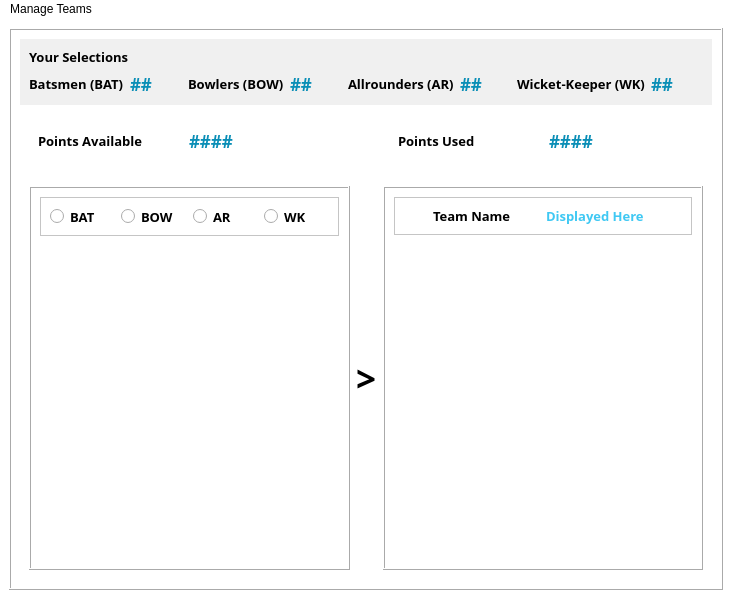
<?xml version="1.0" encoding="UTF-8"?>
<ui version="4.0">
 <class>MainWindow</class>
 <widget class="QMainWindow" name="MainWindow">
  <property name="geometry">
   <rect>
    <x>0</x>
    <y>0</y>
    <width>732</width>
    <height>599</height>
   </rect>
  </property>
  <property name="sizePolicy">
   <sizepolicy hsizetype="Fixed" vsizetype="Fixed">
    <horstretch>0</horstretch>
    <verstretch>0</verstretch>
   </sizepolicy>
  </property>
  <property name="windowTitle">
   <string>CricketFantasy</string>
  </property>
  <property name="styleSheet">
   <string notr="true">background-color: rgb(255, 255, 255);</string>
  </property>
  <widget class="QWidget" name="centralwidget">
   <layout class="QGridLayout" name="gridLayout">
    <item row="0" column="0">
     <widget class="QFrame" name="FRAME_MAIN">
      <property name="styleSheet">
       <string notr="true">background-color: rgb(255, 255, 255);</string>
      </property>
      <property name="frameShape">
       <enum>QFrame::Box</enum>
      </property>
      <property name="frameShadow">
       <enum>QFrame::Raised</enum>
      </property>
      <layout class="QVBoxLayout" name="verticalLayout_4">
       <item>
        <widget class="QFrame" name="FRAME_TEAM_SUMMARY">
         <property name="styleSheet">
          <string notr="true">background-color: rgb(240, 240, 240);</string>
         </property>
         <property name="frameShape">
          <enum>QFrame::NoFrame</enum>
         </property>
         <property name="frameShadow">
          <enum>QFrame::Raised</enum>
         </property>
         <layout class="QVBoxLayout" name="verticalLayout">
          <item>
           <widget class="QLabel" name="LABEL_YOURS_SELECTIONS_DUMMY">
            <property name="font">
             <font>
              <family>Microsoft JhengHei</family>
              <pointsize>10</pointsize>
              <weight>75</weight>
              <italic>false</italic>
              <bold>true</bold>
              <stylestrategy>PreferDefault</stylestrategy>
             </font>
            </property>
            <property name="text">
             <string>Your Selections</string>
            </property>
           </widget>
          </item>
          <item>
           <layout class="QHBoxLayout" name="LAYOUT_SUMMARY">
            <item>
             <widget class="QLabel" name="LABEL_TOTAL_BATSMEN">
              <property name="font">
               <font>
                <family>Microsoft JhengHei</family>
                <pointsize>10</pointsize>
                <weight>75</weight>
                <italic>false</italic>
                <bold>true</bold>
                <stylestrategy>PreferDefault</stylestrategy>
               </font>
              </property>
              <property name="styleSheet">
               <string notr="true">background-color: rgb(240, 240, 240);</string>
              </property>
              <property name="text">
               <string>Batsmen (BAT)</string>
              </property>
             </widget>
            </item>
            <item>
             <widget class="QLabel" name="VALUE_TOTAL_BATSMEN">
              <property name="sizePolicy">
               <sizepolicy hsizetype="Preferred" vsizetype="Preferred">
                <horstretch>0</horstretch>
                <verstretch>0</verstretch>
               </sizepolicy>
              </property>
              <property name="font">
               <font>
                <family>Microsoft JhengHei</family>
                <pointsize>13</pointsize>
                <weight>75</weight>
                <bold>true</bold>
               </font>
              </property>
              <property name="styleSheet">
               <string notr="true">background-color: rgb(240, 240, 240);color:rgb(10, 142, 182)

</string>
              </property>
              <property name="text">
               <string>##</string>
              </property>
             </widget>
            </item>
            <item>
             <widget class="QLabel" name="LABEL_TOTAL_BOWLERS">
              <property name="font">
               <font>
                <family>Microsoft JhengHei</family>
                <pointsize>10</pointsize>
                <weight>75</weight>
                <italic>false</italic>
                <bold>true</bold>
                <stylestrategy>PreferDefault</stylestrategy>
               </font>
              </property>
              <property name="styleSheet">
               <string notr="true">background-color: rgb(240, 240, 240);</string>
              </property>
              <property name="text">
               <string>Bowlers (BOW)</string>
              </property>
             </widget>
            </item>
            <item>
             <widget class="QLabel" name="VALUE_TOTAL_VOWLERS">
              <property name="sizePolicy">
               <sizepolicy hsizetype="Preferred" vsizetype="Preferred">
                <horstretch>0</horstretch>
                <verstretch>0</verstretch>
               </sizepolicy>
              </property>
              <property name="font">
               <font>
                <family>Microsoft JhengHei</family>
                <pointsize>13</pointsize>
                <weight>75</weight>
                <bold>true</bold>
               </font>
              </property>
              <property name="styleSheet">
               <string notr="true">background-color: rgb(240, 240, 240);
color:rgb(10, 142, 182)

</string>
              </property>
              <property name="text">
               <string>##</string>
              </property>
             </widget>
            </item>
            <item>
             <widget class="QLabel" name="LABEL_TOTAL_ALLROUNDERS">
              <property name="font">
               <font>
                <family>Microsoft JhengHei</family>
                <pointsize>10</pointsize>
                <weight>75</weight>
                <italic>false</italic>
                <bold>true</bold>
                <stylestrategy>PreferDefault</stylestrategy>
               </font>
              </property>
              <property name="styleSheet">
               <string notr="true">background-color: rgb(240, 240, 240);</string>
              </property>
              <property name="text">
               <string>Allrounders (AR)</string>
              </property>
             </widget>
            </item>
            <item>
             <widget class="QLabel" name="VALUE_TOTAL_ALLROUNDERS">
              <property name="sizePolicy">
               <sizepolicy hsizetype="Preferred" vsizetype="Preferred">
                <horstretch>0</horstretch>
                <verstretch>0</verstretch>
               </sizepolicy>
              </property>
              <property name="font">
               <font>
                <family>Microsoft JhengHei</family>
                <pointsize>13</pointsize>
                <weight>75</weight>
                <bold>true</bold>
               </font>
              </property>
              <property name="styleSheet">
               <string notr="true">color:rgb(10, 142, 182);
background-color: rgb(240, 240, 240);


</string>
              </property>
              <property name="text">
               <string>##</string>
              </property>
             </widget>
            </item>
            <item>
             <widget class="QLabel" name="LABEL_TOTAL_WICKET_KEEPERS">
              <property name="font">
               <font>
                <family>Microsoft JhengHei</family>
                <pointsize>10</pointsize>
                <weight>75</weight>
                <italic>false</italic>
                <bold>true</bold>
                <stylestrategy>PreferDefault</stylestrategy>
               </font>
              </property>
              <property name="styleSheet">
               <string notr="true">background-color: rgb(240, 240, 240);</string>
              </property>
              <property name="text">
               <string>Wicket-Keeper (WK)</string>
              </property>
             </widget>
            </item>
            <item>
             <widget class="QLabel" name="VALUE_TOTAL_WICKET_KEEPERS">
              <property name="sizePolicy">
               <sizepolicy hsizetype="Preferred" vsizetype="Preferred">
                <horstretch>0</horstretch>
                <verstretch>0</verstretch>
               </sizepolicy>
              </property>
              <property name="font">
               <font>
                <family>Microsoft JhengHei</family>
                <pointsize>13</pointsize>
                <weight>75</weight>
                <bold>true</bold>
               </font>
              </property>
              <property name="styleSheet">
               <string notr="true">color:rgb(10, 142, 182);
background-color: rgb(240, 240, 240);
</string>
              </property>
              <property name="text">
               <string>##</string>
              </property>
             </widget>
            </item>
           </layout>
          </item>
         </layout>
        </widget>
       </item>
       <item>
        <widget class="QFrame" name="FRAME_POINTS">
         <property name="styleSheet">
          <string notr="true">background-color: rgb(255, 255, 255);</string>
         </property>
         <property name="frameShape">
          <enum>QFrame::NoFrame</enum>
         </property>
         <property name="frameShadow">
          <enum>QFrame::Raised</enum>
         </property>
         <layout class="QHBoxLayout" name="horizontalLayout_6">
          <item>
           <widget class="QFrame" name="FRAME_AVAILABLE">
            <property name="frameShape">
             <enum>QFrame::NoFrame</enum>
            </property>
            <property name="frameShadow">
             <enum>QFrame::Raised</enum>
            </property>
            <layout class="QHBoxLayout" name="horizontalLayout_2">
             <item>
              <widget class="QLabel" name="LABEL_POINTS_AVAIL">
               <property name="font">
                <font>
                 <family>Microsoft JhengHei</family>
                 <pointsize>10</pointsize>
                 <weight>75</weight>
                 <italic>false</italic>
                 <bold>true</bold>
                 <stylestrategy>PreferDefault</stylestrategy>
                </font>
               </property>
               <property name="text">
                <string>Points Available</string>
               </property>
              </widget>
             </item>
             <item>
              <widget class="QLabel" name="VALUE_POINTS_AVAIL">
               <property name="sizePolicy">
                <sizepolicy hsizetype="Preferred" vsizetype="Preferred">
                 <horstretch>0</horstretch>
                 <verstretch>0</verstretch>
                </sizepolicy>
               </property>
               <property name="font">
                <font>
                 <family>Microsoft JhengHei</family>
                 <pointsize>13</pointsize>
                 <weight>75</weight>
                 <bold>true</bold>
                </font>
               </property>
               <property name="styleSheet">
                <string notr="true">color:rgb(10, 142, 182)

</string>
               </property>
               <property name="text">
                <string>####</string>
               </property>
              </widget>
             </item>
            </layout>
           </widget>
          </item>
          <item>
           <spacer name="SPACER_DUMMY">
            <property name="orientation">
             <enum>Qt::Horizontal</enum>
            </property>
            <property name="sizeType">
             <enum>QSizePolicy::Fixed</enum>
            </property>
            <property name="sizeHint" stdset="0">
             <size>
              <width>40</width>
              <height>20</height>
             </size>
            </property>
           </spacer>
          </item>
          <item>
           <widget class="QFrame" name="FRAME_USED">
            <property name="frameShape">
             <enum>QFrame::NoFrame</enum>
            </property>
            <property name="frameShadow">
             <enum>QFrame::Plain</enum>
            </property>
            <layout class="QHBoxLayout" name="horizontalLayout_3">
             <item>
              <widget class="QLabel" name="LABEL_POINTS_USED">
               <property name="font">
                <font>
                 <family>Microsoft JhengHei</family>
                 <pointsize>10</pointsize>
                 <weight>75</weight>
                 <italic>false</italic>
                 <bold>true</bold>
                 <stylestrategy>PreferDefault</stylestrategy>
                </font>
               </property>
               <property name="text">
                <string>Points Used</string>
               </property>
              </widget>
             </item>
             <item>
              <widget class="QLabel" name="VALUE_POINTS_USED">
               <property name="sizePolicy">
                <sizepolicy hsizetype="Preferred" vsizetype="Preferred">
                 <horstretch>0</horstretch>
                 <verstretch>0</verstretch>
                </sizepolicy>
               </property>
               <property name="font">
                <font>
                 <family>Microsoft JhengHei</family>
                 <pointsize>13</pointsize>
                 <weight>75</weight>
                 <bold>true</bold>
                </font>
               </property>
               <property name="styleSheet">
                <string notr="true">color:rgb(10, 142, 182)

</string>
               </property>
               <property name="text">
                <string>####</string>
               </property>
              </widget>
             </item>
            </layout>
           </widget>
          </item>
         </layout>
        </widget>
       </item>
       <item>
        <widget class="QFrame" name="FRAME_PLAYERS">
         <property name="frameShape">
          <enum>QFrame::NoFrame</enum>
         </property>
         <property name="frameShadow">
          <enum>QFrame::Raised</enum>
         </property>
         <layout class="QHBoxLayout" name="horizontalLayout_4">
          <item>
           <widget class="QFrame" name="FRAME_PLAYERS_AVAILABLE">
            <property name="styleSheet">
             <string notr="true">border-color: rgb(0, 0, 0);</string>
            </property>
            <property name="frameShape">
             <enum>QFrame::Box</enum>
            </property>
            <property name="frameShadow">
             <enum>QFrame::Raised</enum>
            </property>
            <layout class="QVBoxLayout" name="verticalLayout_2">
             <item>
              <widget class="QFrame" name="FRAME_RBUTTONS">
               <property name="frameShape">
                <enum>QFrame::StyledPanel</enum>
               </property>
               <property name="frameShadow">
                <enum>QFrame::Raised</enum>
               </property>
               <layout class="QHBoxLayout" name="horizontalLayout_5">
                <item>
                 <widget class="QRadioButton" name="RBUTTON_BAT">
                  <property name="font">
                   <font>
                    <family>Microsoft JhengHei</family>
                    <pointsize>10</pointsize>
                    <weight>75</weight>
                    <bold>true</bold>
                   </font>
                  </property>
                  <property name="text">
                   <string>BAT</string>
                  </property>
                 </widget>
                </item>
                <item>
                 <widget class="QRadioButton" name="RBUTTON_BOW">
                  <property name="font">
                   <font>
                    <family>Microsoft JhengHei</family>
                    <pointsize>10</pointsize>
                    <weight>75</weight>
                    <bold>true</bold>
                   </font>
                  </property>
                  <property name="text">
                   <string>BOW</string>
                  </property>
                 </widget>
                </item>
                <item>
                 <widget class="QRadioButton" name="RBUTTON_ALLR">
                  <property name="font">
                   <font>
                    <family>Microsoft JhengHei</family>
                    <pointsize>10</pointsize>
                    <weight>75</weight>
                    <bold>true</bold>
                   </font>
                  </property>
                  <property name="text">
                   <string>AR</string>
                  </property>
                 </widget>
                </item>
                <item>
                 <widget class="QRadioButton" name="RBUTTON_WK">
                  <property name="font">
                   <font>
                    <family>Microsoft JhengHei</family>
                    <pointsize>10</pointsize>
                    <weight>75</weight>
                    <bold>true</bold>
                   </font>
                  </property>
                  <property name="text">
                   <string>WK</string>
                  </property>
                 </widget>
                </item>
               </layout>
              </widget>
             </item>
             <item>
              <widget class="QListWidget" name="LIST_AVAILABLE_PLAYERS">
               <property name="frameShape">
                <enum>QFrame::NoFrame</enum>
               </property>
              </widget>
             </item>
            </layout>
           </widget>
          </item>
          <item>
           <widget class="QLabel" name="LABEL_ARROW_DUMMY">
            <property name="font">
             <font>
              <family>Microsoft JhengHei</family>
              <pointsize>26</pointsize>
              <weight>75</weight>
              <italic>false</italic>
              <bold>true</bold>
              <stylestrategy>PreferDefault</stylestrategy>
             </font>
            </property>
            <property name="text">
             <string>&gt;</string>
            </property>
           </widget>
          </item>
          <item>
           <widget class="QFrame" name="FRAME_PLAYERS_SELECTED">
            <property name="frameShape">
             <enum>QFrame::Box</enum>
            </property>
            <property name="frameShadow">
             <enum>QFrame::Raised</enum>
            </property>
            <layout class="QVBoxLayout" name="verticalLayout_3">
             <item>
              <widget class="QFrame" name="FRAME_TEAM_NAME">
               <property name="frameShape">
                <enum>QFrame::StyledPanel</enum>
               </property>
               <property name="frameShadow">
                <enum>QFrame::Raised</enum>
               </property>
               <layout class="QHBoxLayout" name="horizontalLayout_7">
                <item>
                 <widget class="QLabel" name="LABEL_TEAM_NAME">
                  <property name="font">
                   <font>
                    <family>Microsoft JhengHei</family>
                    <pointsize>10</pointsize>
                    <weight>75</weight>
                    <italic>false</italic>
                    <bold>true</bold>
                    <stylestrategy>PreferDefault</stylestrategy>
                   </font>
                  </property>
                  <property name="text">
                   <string>Team Name  </string>
                  </property>
                  <property name="indent">
                   <number>29</number>
                  </property>
                 </widget>
                </item>
                <item>
                 <widget class="QLabel" name="VALUE_TEAM_NAME">
                  <property name="font">
                   <font>
                    <family>Microsoft JhengHei</family>
                    <pointsize>10</pointsize>
                    <weight>75</weight>
                    <italic>false</italic>
                    <bold>true</bold>
                    <stylestrategy>PreferDefault</stylestrategy>
                   </font>
                  </property>
                  <property name="styleSheet">
                   <string notr="true">color: rgb(63, 200, 243);</string>
                  </property>
                  <property name="text">
                   <string>Displayed Here</string>
                  </property>
                 </widget>
                </item>
               </layout>
              </widget>
             </item>
             <item>
              <widget class="QListWidget" name="LIST_SELECTED_PLAYERS">
               <property name="frameShape">
                <enum>QFrame::NoFrame</enum>
               </property>
              </widget>
             </item>
            </layout>
           </widget>
          </item>
         </layout>
        </widget>
       </item>
      </layout>
     </widget>
    </item>
   </layout>
  </widget>
  <widget class="QMenuBar" name="menubar">
   <property name="geometry">
    <rect>
     <x>0</x>
     <y>0</y>
     <width>732</width>
     <height>21</height>
    </rect>
   </property>
   <widget class="QMenu" name="menuManage_Teams">
    <property name="font">
     <font>
      <weight>75</weight>
      <bold>true</bold>
     </font>
    </property>
    <property name="styleSheet">
     <string notr="true">selection-background-color:rgb(194, 236, 244);
background-color: rgb(255, 255, 255);</string>
    </property>
    <property name="title">
     <string>Manage Teams</string>
    </property>
    <addaction name="actionNEW_Team"/>
    <addaction name="actionOPEN_Team"/>
    <addaction name="actionSAVE_Team"/>
    <addaction name="actionEVALUATE_Team"/>
    <addaction name="actionQUIT"/>
   </widget>
   <addaction name="menuManage_Teams"/>
  </widget>
  <action name="actionNEW_Team">
   <property name="text">
    <string>NEW Team</string>
   </property>
   <property name="font">
    <font>
     <weight>75</weight>
     <bold>true</bold>
    </font>
   </property>
   <property name="shortcut">
    <string>Ctrl+N</string>
   </property>
   <property name="shortcutContext">
    <enum>Qt::ApplicationShortcut</enum>
   </property>
   <property name="shortcutVisibleInContextMenu">
    <bool>true</bool>
   </property>
  </action>
  <action name="actionOPEN_Team">
   <property name="text">
    <string>OPEN Team</string>
   </property>
   <property name="font">
    <font>
     <weight>75</weight>
     <bold>true</bold>
    </font>
   </property>
   <property name="shortcut">
    <string>Ctrl+O</string>
   </property>
   <property name="shortcutContext">
    <enum>Qt::ApplicationShortcut</enum>
   </property>
   <property name="shortcutVisibleInContextMenu">
    <bool>true</bool>
   </property>
  </action>
  <action name="actionSAVE_Team">
   <property name="text">
    <string>SAVE Team</string>
   </property>
   <property name="font">
    <font>
     <weight>75</weight>
     <bold>true</bold>
    </font>
   </property>
   <property name="shortcut">
    <string>Ctrl+S</string>
   </property>
   <property name="shortcutContext">
    <enum>Qt::ApplicationShortcut</enum>
   </property>
   <property name="shortcutVisibleInContextMenu">
    <bool>true</bool>
   </property>
  </action>
  <action name="actionEVALUATE_Team">
   <property name="text">
    <string>EVALUATE Team</string>
   </property>
   <property name="font">
    <font>
     <weight>75</weight>
     <bold>true</bold>
    </font>
   </property>
   <property name="shortcut">
    <string>Ctrl+E</string>
   </property>
   <property name="shortcutContext">
    <enum>Qt::ApplicationShortcut</enum>
   </property>
   <property name="shortcutVisibleInContextMenu">
    <bool>true</bool>
   </property>
  </action>
  <action name="actionQUIT">
   <property name="text">
    <string>QUIT  </string>
   </property>
   <property name="font">
    <font>
     <weight>75</weight>
     <bold>true</bold>
    </font>
   </property>
   <property name="shortcut">
    <string>Ctrl+Q</string>
   </property>
   <property name="shortcutContext">
    <enum>Qt::WidgetWithChildrenShortcut</enum>
   </property>
   <property name="shortcutVisibleInContextMenu">
    <bool>true</bool>
   </property>
  </action>
 </widget>
 <tabstops>
  <tabstop>RBUTTON_BAT</tabstop>
  <tabstop>RBUTTON_BOW</tabstop>
  <tabstop>RBUTTON_ALLR</tabstop>
  <tabstop>RBUTTON_WK</tabstop>
  <tabstop>LIST_AVAILABLE_PLAYERS</tabstop>
  <tabstop>LIST_SELECTED_PLAYERS</tabstop>
 </tabstops>
 <resources/>
 <connections>
  <connection>
   <sender>actionQUIT</sender>
   <signal>triggered()</signal>
   <receiver>MainWindow</receiver>
   <slot>close()</slot>
   <hints>
    <hint type="sourcelabel">
     <x>-1</x>
     <y>-1</y>
    </hint>
    <hint type="destinationlabel">
     <x>365</x>
     <y>299</y>
    </hint>
   </hints>
  </connection>
 </connections>
</ui>
